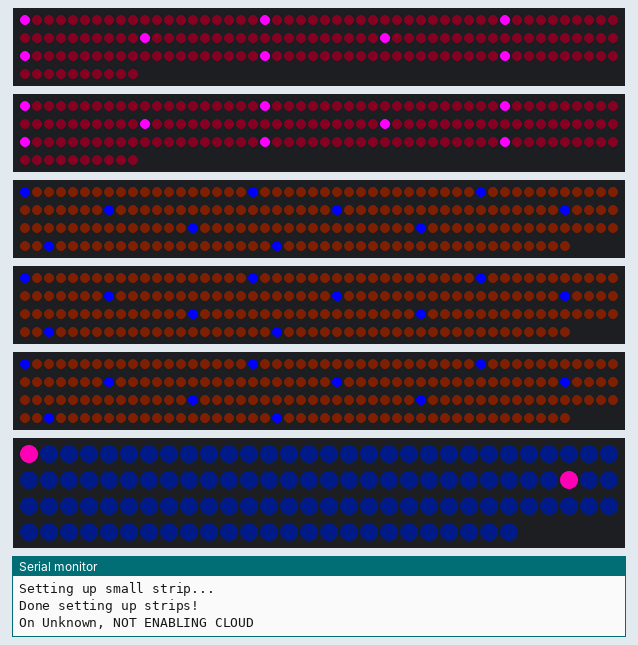
The program below on a simulated Arduino Mega 2560, built with avr-gcc and run on an emulated ATmega2560. Parts: 2 × 160 RGB LEDs in strip order, left to right, continuing on the next row, 3 × 196 RGB LEDs in strip order, left to right, continuing on the next row, 115 RGB LEDs in strip order, left to right, continuing on the next row, the last lines printed to the serial monitor.

Above: at 0.26 s.
At 35.63 s:
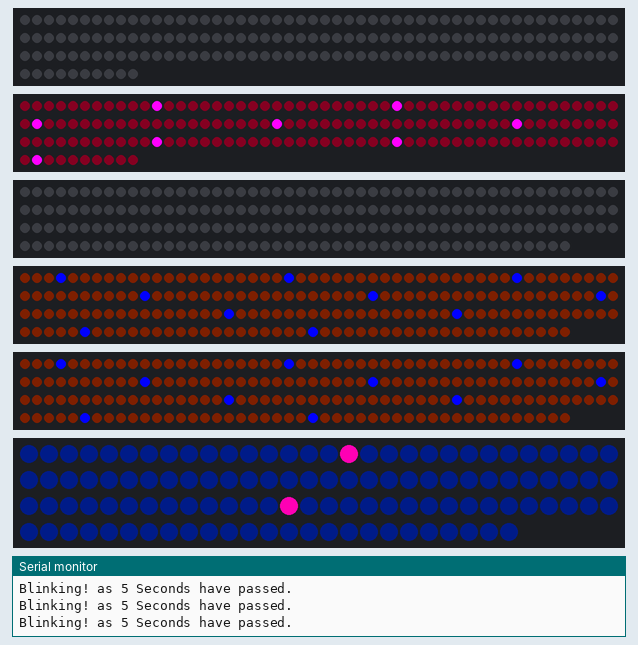

The program:

main.cpp
```cpp
#include <Arduino.h>

#include "Constants.h"
#include "stripCommands.h"

#if defined(ARDUINO_ARCH_ESP32) || defined(ARDUINO_ARCH_ESP8266) // only include if we are on an ESP
#include "thingProperties.h"
#include "serialCommandsSystem.h"
#include "commands.h"
#include "OTA_System.h"
#ifdef ARDUINO_ARCH_ESP32
#include "WiFi.h"
#elif defined(ARDUINO_ARCH_ESP8266)
#include "ESP8266WiFi.h"
#endif
CloudSerialSystem cloudCLI(&cloudSerial); // Create the cloud serial system object that will handle the cloud serial commands
bool connectedToCloud = false;
#define debugPrint(...) cloudCLI.debugPrint(__VA_ARGS__)
#define debugPrintln(...) debugPrint(__VA_ARGS__)
#else
#define debugPrintln(x) Serial.println(x)
#endif

#ifdef ARDUINO_ARCH_ESP8266
unsigned long lastCloudUpdate = 0;
#endif

NeoElectrons smallStrip (SMALLNUMPIXELS, SMALLDATA, NEO_GRB + NEO_KHZ800); // Create the small strip object
NeoElectrons innerStrip (INNUMPIXELS, INDATA, NEO_GRB + NEO_KHZ800);       // Create the inner strip object
NeoElectrons innerStrip2(INNUMPIXELS, INDATA2, NEO_GRB + NEO_KHZ800);      // Create the second inner strip object
NeoElectrons outerStrip (OUTNUMPIXELS, OUTDATA, NEO_GRB + NEO_KHZ800);     // Create the outer strip object
NeoElectrons outerStrip2(OUTNUMPIXELS, OUTDATA2, NEO_GRB + NEO_KHZ800);    // Create the second outer strip object
NeoElectrons outerStrip3(OUTNUMPIXELS, OUTDATA3, NEO_GRB + NEO_KHZ800);    // Create the third outer strip object

bool builtinLedState = false; // The state of the builtin led

/* START OF FUNCTIONS DEFINITONS */
#ifdef ARDUINO_ARCH_ESP8266
void cloudLoop();
void OTALoop(); //! not implemented yet
#elif defined(ARDUINO_ARCH_ESP32)
void cloudLoop(void *pvParameters);
void OTALoop(void *pvParameters);
#else
void blinkbuiltinled();
#endif


#if defined(ARDUINO_ARCH_ESP32) || defined(ARDUINO_ARCH_ESP8266) // only include if we are on an ESP
void cloudSetup();
void onCloudSync();
void onCloudDisconnect();
void onInnerStripColorChange();
void onOuterStripColorChange();
void onSmallStripColorChange();
void onLedCountsChange();
void onCloudSerialChange();
#else
void blinkBuiltInLed();
#endif

void setup() {
  Serial.begin(115200); // Start the serial connection
  while (!Serial) { // Wait for the serial connection to be established.
    if (millis() > 3000) {
      break; // If we don't get a serial connection in 3 seconds, stop waiting.
    }
    delay(100);
  }
  Serial.println("Serial connection established.");
  Serial.println("Setting up strips...");
  stripCommands::setupStrips();

#ifdef ARDUINO_ARCH_ESP32
  Serial.println("On ESP, ENABLING CLOUD");
  cloudSetup();
#elif defined(ARDUINO_ARCH_ESP8266)
  Serial.println("On ESP8266, ENABLING CLOUD (in main loop)");
  cloudSetup();
#else
  Serial.println("On Unknown, NOT ENABLING CLOUD");
#endif
}


/* CLOUD SETUPS */
#if defined(ARDUINO_ARCH_ESP32) || defined(ARDUINO_ARCH_ESP8266) // only include if we are on an ESP

void onCloudSync() {
  Serial.println("Syncing with cloud Completed!");
  connectedToCloud = true;
}

void onCloudDisconnect() {
  Serial.println("Disconnected from cloud!");
  connectedToCloud = false;
}

void cloudSetup() {
  // Defined in thingProperties.h
  initProperties();

  // Connect to Arduino IoT Cloud
  ArduinoCloud.begin(ArduinoIoTPreferredConnection);

  /*
     The following function allows you to obtain more information
     related to the state of network and IoT Cloud connection and errors
     the higher number the more granular information you’ll get.
     The default is 0 (only errors).
     Maximum is 4
 */
  setDebugMessageLevel(2);
  ArduinoCloud.printDebugInfo();

  ArduinoCloud.addCallback(ArduinoIoTCloudEvent::SYNC, onCloudSync);
  ArduinoCloud.addCallback(ArduinoIoTCloudEvent::DISCONNECT, onCloudDisconnect);

  // setup all CLI commands
  setupCommands(&cloudCLI);

#ifdef ARDUINO_ARCH_ESP32
  // Multi-threading setup
  Serial.print("Setup currently running on core: ");
  Serial.println(xPortGetCoreID());
  delay(500);
  xTaskCreatePinnedToCore(cloudLoop, "CloudLoop", 20000, NULL, 1, NULL, 0);
  xTaskCreatePinnedToCore(OTALoop, "OTALoop", 20000, NULL, 2, NULL, 0); // OTA loop has a higher priority than the cloud loop, so it will run first
  delay(1000);
#elif defined(ARDUINO_ARCH_ESP8266)
  delay(500);
  // without using FreeRTOS, we can't do multi-threading, so we just run the cloud loop in the main loop, every minute or so
  Serial.println("Running cloud loop in main loop every minute");
#endif
}
#endif

/* DONE SETUP */

void loop() {
  if (stripCommands::shouldSwitch()) { // If it has been SWITCHTIME seconds since the last switch
    stripCommands::runSwitch(); // Run the switch
  }
#ifdef ARDUINO_ARCH_ESP8266
  cloudLoop();
  OTALoop();
#elif defined(ARDUINO_ARCH_ESP32)
  // nothing to do here, cloud loop is running on a separate thread
#else
  blinkBuiltInLed(); // Blink the builtin led to show that the program is running, but not on an ESP as the pin changes from board to board, might change in the future
#endif

  stripCommands::moveElectronForward(); // Move The Electrons Forward
  stripCommands::updateBlinks(); // Run the updateBlink function for all the strips
}

/*   CLOUD FUNCTIONS   */
#if !defined(ARDUINO_ARCH_ESP8266) && !defined(ARDUINO_ARCH_ESP32)
void blinkBuiltInLed() {
  builtinLedState = !builtinLedState;
  digitalWrite(LED_BUILTIN, builtinLedState);
}
#endif

#ifdef ARDUINO_ARCH_ESP8266
void cloudLoop() {
  if (millis() - lastCloudUpdate >= 60000) { // If it has been 60 seconds since the last cloud update
    Serial.println("Updating cloud...");
    ArduinoCloud.update();
    if (connectedToCloud) { // handle Serial Output
      cloudCLI.handlePrintQueue();
    }
    lastCloudUpdate = millis();
  }
}

void OTALoop() {
  handleOTA();
}
#endif

#if defined(ARDUINO_ARCH_ESP32) // only include if we are on an ESP
void OTASetup() {
  Serial.println("Setting up OTA...");
  setupOTA(&cloudCLI);
  Serial.println("Done setting up OTA!");
}

void OTALoop(void *pvParameters) {
  bool firstRun = true;
  Serial.println("OTA Loop currently running on core: " + String(xPortGetCoreID()));
  for (;;) { // infinite loop
    if (firstRun && WiFi.status() == WL_CONNECTED) {
      firstRun = false;
      debugPrintln("Connected to WiFi: \"" + WiFi.SSID() + "\"");
      cloudCLI.print("CURRENT IP: " + WiFi.localIP().toString());
      Serial.println("CURRENT IP: " + WiFi.localIP().toString());
      OTASetup();
    }
    handleOTA(); // this function already calls delay() so we don't need to do it ourselves
  }
}

void cloudLoop(void *pvParameters) {
  Serial.println("Cloud Loop currently running on core: " + String(xPortGetCoreID()));
  for (;;) { // infinite loop
    ArduinoCloud.update();
    if (connectedToCloud) { // handle Serial Output
      cloudCLI.handlePrintQueue();
    }
    // The delay function already calls yield() so we don't need to do it ourselves
    delay(500); // wait half a second, so we don't use too much CPU waiting for the cloud to update. *might increase in the future
  }
}
#endif


#if defined(ARDUINO_ARCH_ESP32) || defined(ARDUINO_ARCH_ESP8266) // only include if we are on an ESP
void onInnerStripColorChange() {
  Color color = innerStripColor.getValue();
  uint8_t red;
  uint8_t green;
  uint8_t blue;
  color.getRGB(red, green, blue);
  debugPrintln("Changing inner strip color to " + String(red) + ", " + String(green) + ", " + String(blue));
  innerStrip.setElectronColor(innerStrip.Color(red, green, blue));
  innerStrip2.setElectronColor(innerStrip2.Color(red, green, blue));
}

void onOuterStripColorChange() {
  Color color = outerStripColor.getValue();
  uint8_t red;
  uint8_t green;
  uint8_t blue;
  color.getRGB(red, green, blue);
  debugPrintln("Changing inner strip color to " + String(red) + ", " + String(green) + ", " + String(blue));
  outerStrip.setElectronColor(outerStrip.Color(red, green, blue));
  outerStrip2.setElectronColor(outerStrip2.Color(red, green, blue));
  outerStrip3.setElectronColor(outerStrip3.Color(red, green, blue));
}

void onSmallStripColorChange() {
  Color color = smallStripColor.getValue();
  uint8_t red;
  uint8_t green;
  uint8_t blue;
  color.getRGB(red, green, blue);
  debugPrintln("Changing inner strip color to " + String(red) + ", " + String(green) + ", " + String(blue));
  smallStrip.setElectronColor(smallStrip.Color(red, green, blue));
}

void onLedCountsChange() {
  String tmpCounts = ledCounts;
  tmpCounts.replace(" ", "");

  int counts[6];
  for(int i = 0; i < 6; i++) {
    int index = tmpCounts.indexOf(",");
    if (index == -1) {
      if (i == 5) {
        index = tmpCounts.length();
      }
      else {
        debugPrintln("Error parsing led counts, not enough commas");
        return;
      }
    }
    counts[i] = tmpCounts.substring(0, index).toInt();
    tmpCounts = tmpCounts.substring(index + 1);
  }

  debugPrintln("Changing led counts to " + String(counts[0]) + ", " + String(counts[1])
   + ", " + String(counts[2]) + ", " + String(counts[3]) + ", " + String(counts[4]) + ", " + String(counts[5]));

  smallStrip.updateLength(counts[0]);

  innerStrip.updateLength(counts[1]);
  innerStrip2.updateLength(counts[2]);

  outerStrip.updateLength(counts[3]);
  outerStrip2.updateLength(counts[4]);
  outerStrip3.updateLength(counts[5]);
}

void onCloudSerialChange() { // Will only give the newest message, NICE!
  Serial.println("New cloudSerial Command: " + cloudSerial);
  String tmpSerial = cloudSerial;

  if (tmpSerial.isEmpty() || tmpSerial == "" || tmpSerial == " " || tmpSerial == " " /* Clear messages command. */) {
    return;
  }

  cloudCLI.checkForCommands(tmpSerial);
}
#endif
```

OTA_System.h
```cpp
#pragma once
#if !defined(OTA_SYSTEM_H) && (defined(ARDUINO_ARCH_ESP32) || defined(ARDUINO_ARCH_ESP8266))
#define OTA_SYSTEM_H
#include "serialCommandsSystem.h"

#if __has_include("arduino_secrets.h")
    #include "arduino_secrets.h"
#else
    #define USERNAME "admin"
    #define PASSWORD "admin"
#endif

#include "arduino_secrets.h"
#ifdef ARDUINO_ARCH_ESP8266
    #include <ESP8266WebServer.h>
    #include <ESP8266WiFi.h>
#else // We are on an ESP32
    #include <WiFi.h>
    #include <WebServer.h>
#endif

#include <ElegantOTA.h>

/**
 * @brief Setup the OTA update system
 * @param cloudCLI The cloudCLI object that will be used to print to the cloud
*/
void setupOTA(CloudSerialSystem* cloudCLI); // request the cloudCLI object so we can print to it

/**
 * @brief Handle the OTA update system. This should be called in the cloud loop.
*/
void handleOTA();

/**
 * @brief Called when the OTA update starts
 * @note You shouldn't need to call this function yourself
*/
void onOTAStart();

/**
 * @brief Called when the OTA update ends
 * @note You shouldn't need to call this function yourself
*/
void onOTAEnd(bool success);

#endif
```

commands.h
```cpp
#pragma once
#if !defined(COMMANDS_H) && (defined(ARDUINO_ARCH_ESP32) || defined(ARDUINO_ARCH_ESP8266)) // STD does not exist on Arduino
#define COMMANDS_H
#include "serialCommandsSystem.h"
#include "stringTools.h"
#include "Constants.h"
#include "stripCommands.h"
#ifdef ARDUINO_ARCH_ESP32
#include "WiFi.h"
#elif defined(ARDUINO_ARCH_ESP8266)
#include "ESP8266WiFi.h"
#endif
#include <vector>

#define command(name) void name(CloudSerialSystem* cloudSerialSystem, std::vector<String>* argv)

void ping(CloudSerialSystem* cloudSerialSystem, std::vector<String>* argv);

void echo(CloudSerialSystem* cloudSerialSystem, std::vector<String>* argv);

command(reboot);

command(getIP);

/* STRIP */
void switchElectronOnStrips(CloudSerialSystem* cloudSerialSystem, std::vector<String>* argv);

void blinkStrips(CloudSerialSystem* cloudSerialSystem, std::vector<String>* argv);

command(setBrightness);


/* OTHER */
void setupCommands(CloudSerialSystem* cloudSerialSystem);

#endif
```

serialCommandsSystem.h
```cpp
#pragma once
/**
 * @file serialCommandsSystem.h
 * @brief A library for creating commands for serial communication using ArduinoIoTCloud.
 * uses the "messaging" widget from ArduinoIoTCloud. and the "String" object from Arduino.h.
*/
#if !defined(SERIALCOMMANDSSYSTEM_H) && (defined(ARDUINO_ARCH_ESP32) || defined(ARDUINO_ARCH_ESP8266)) // STD does not exist on Arduino
#define SERIALCOMMANDSSYSTEM_H
#include <Arduino.h>
#include <Preferences.h>
#include <ArduinoIoTCloud.h>
#include <map>
#include <vector>
#include <queue>


#include "stringTools.h"

class CloudSerialSystem {
    private:
        Preferences preferences;
        String* cloudSerialObject;
        std::map<String, void (*)(CloudSerialSystem*, std::vector<String>* /*Argv*/)> commandsList;
        std::queue<String> printBuffer;
        bool debug;
    public:
    /**
     * @brief Initializes the CloudSerialSystem object.
     *
     * @param cloudSerialObject Pointer to the CloudSerialSystem object that will be printed to.
    */
    CloudSerialSystem(String* cloudSerialObject);

    /**
     * @brief Adds a command to the serial command system.
     *
     * @param commandName The name of the command.
     * @param function A function pointer to the command's implementation.
     * @see "command" macro in commands.h
    */
    void addCommand(String commandName, void (*function)(CloudSerialSystem*, std::vector<String>*));

    /**
     * @brief Checks for commands and performs corresponding actions.
     *
     * @param command The command to be checked.
    */
    void checkForCommands(String command);

    /**
     * @brief Checks for commands from the serial interface.
     *
     * This function checks for commands from the serial interface and processes them accordingly.
     *
     * @param serialObject The serial object to check for commands from.
     */
    void checkForCommands() { this->checkForCommands(*this->cloudSerialObject); };


    /**
     * Prints the specified message to the cloud output.
     *
     * @param message The message to be printed.
    */
    void print(String message);


    /**
     * Prints a debug message.
     *
     * @param message The message to be printed.
     * @note This function will only print the message if debug mode is enabled.
     * @see setDebug
    */
    void debugPrint(String message);

    /**
     * @brief Handle the print queue. This should be called in the cloud loop.
    */
    void handlePrintQueue();

    /**
     * @brief Gets the debug mode.
     *
     * @return true if debug mode is enabled. false if debug mode is disabled.
    */
    bool getDebug();

    /**
     * @brief Sets the debug mode.
     *
     * @param debug true to enable debug mode. false to disable debug mode.
    */
    void setDebug(bool debug);
};
#endif
```

stringTools.h
```cpp
#pragma once
#if !defined(STRINGTOOLS_H) && (defined(ARDUINO_ARCH_ESP32) || defined(ARDUINO_ARCH_ESP8266)) // STD does not exist on Arduino
#define STRINGTOOLS_H
#include <Arduino.h>
#include <vector>


/**
 * Splits a string into a vector of strings, each string being an argument.
 * @warning Will remove the command name from the string!
 * @param string The string to split.
 * @param argv The vector to put the arguments in.
 * may return an empty vector if there are no arguments.
*/
void splitString(String string, std::vector<String>* argv);


/**
 * Splits a string into a vector of strings, each string being an argument.
 * @warning Will remove the command name from the string!
 * @param string The string to split.
 * @return A vector of strings, each string being an argument.
 * may return an empty vector if there are no arguments.
*/
std::vector<String> splitStringtoVec(String string);

/**
 * Joins a vector of strings into one string.
 * @param argv The vector of strings to join.
 * @param separator The string to put between each string.
 * @return The joined string.
*/
String joinString(std::vector<String>* argv, String separator);

/**
 * Joins a vector of strings into one string.
 * @param argv The vector of strings to join.
 * @param separator The char to put between each string.
 * @return The joined string.
*/
String joinString(std::vector<String>* argv, char separator);

/**
 * Joins a vector of strings into one string.
 * @param argv The vector of strings to join.
 * @return The joined string.
 * @note Uses a space as the separator.
*/
String joinString(std::vector<String>* argv);

#endif
```

stripCommands.h
```cpp
#include "stripVariables.h"
#include "Constants.h"

namespace stripCommands {

    /**
     * @brief Sets up the LED strips.
     */
    void setupStrips();

    /**
     * @brief Runs the switch function handling timers.
     * @note This function should be called instead of switchPixel() because it updates the timers and checks.
     */
    void runSwitch();

    /**
     * @brief Moves the electron forward on all the strips.
     */
    void moveElectronForward();

    /**
     * @brief Updates the blinking on all the strips.
     * @warning This function should be called in the loop function for the blinking to work.
     */
    void updateBlinks();

    /**
     * @brief Blinks all the LED strips a specified number of times.
     * @param times The number of times to blink the LED strips.
     */
    void blinkAll(int times);

    /**
     * @brief Switches the electrons between the inner and outer strip.
     */
    void switchPixel();

    /**
     * @brief Sets the brightness of the LED strips.
     * @param brightness The brightness to set the LED strips to.
    */
    void setBrightness(int brightness);

    /**
     * @brief Checks if the electrons should switch between the inner and outer strip.
     * @return True if the electrons should switch, false otherwise.
     */
    bool shouldSwitch();
}
```

stripVariables.h
```cpp
#include "strip.h"

extern NeoElectrons smallStrip;  // Create the small strip object
extern NeoElectrons innerStrip;  // Create the inner strip object
extern NeoElectrons innerStrip2; // Create the second inner strip object
extern NeoElectrons outerStrip;  // Create the outer strip object
extern NeoElectrons outerStrip2; // Create the second outer strip object
extern NeoElectrons outerStrip3; // Create the third outer strip object
```

Source omitted: strip.h (6842 bytes), Constants.h (4289 bytes), OTA_System.cpp (1433 bytes), commands.cpp (3201 bytes), serialCommandsSystem.cpp (2474 bytes), stringTools.cpp (2058 bytes), strip.cpp (4534 bytes), stripCommands.cpp (4460 bytes)
